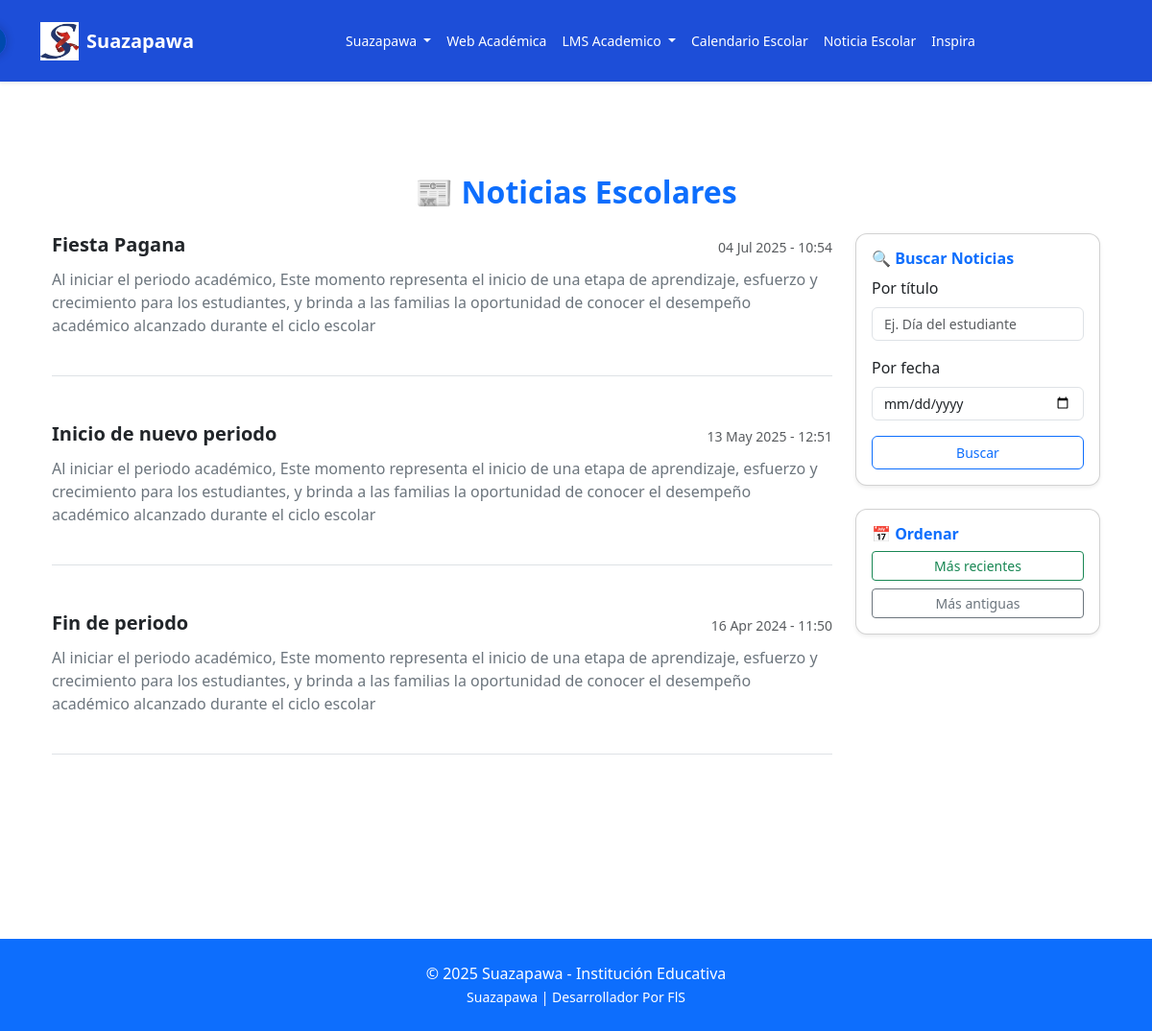
The page /noticias/ on the database as committed earlier.
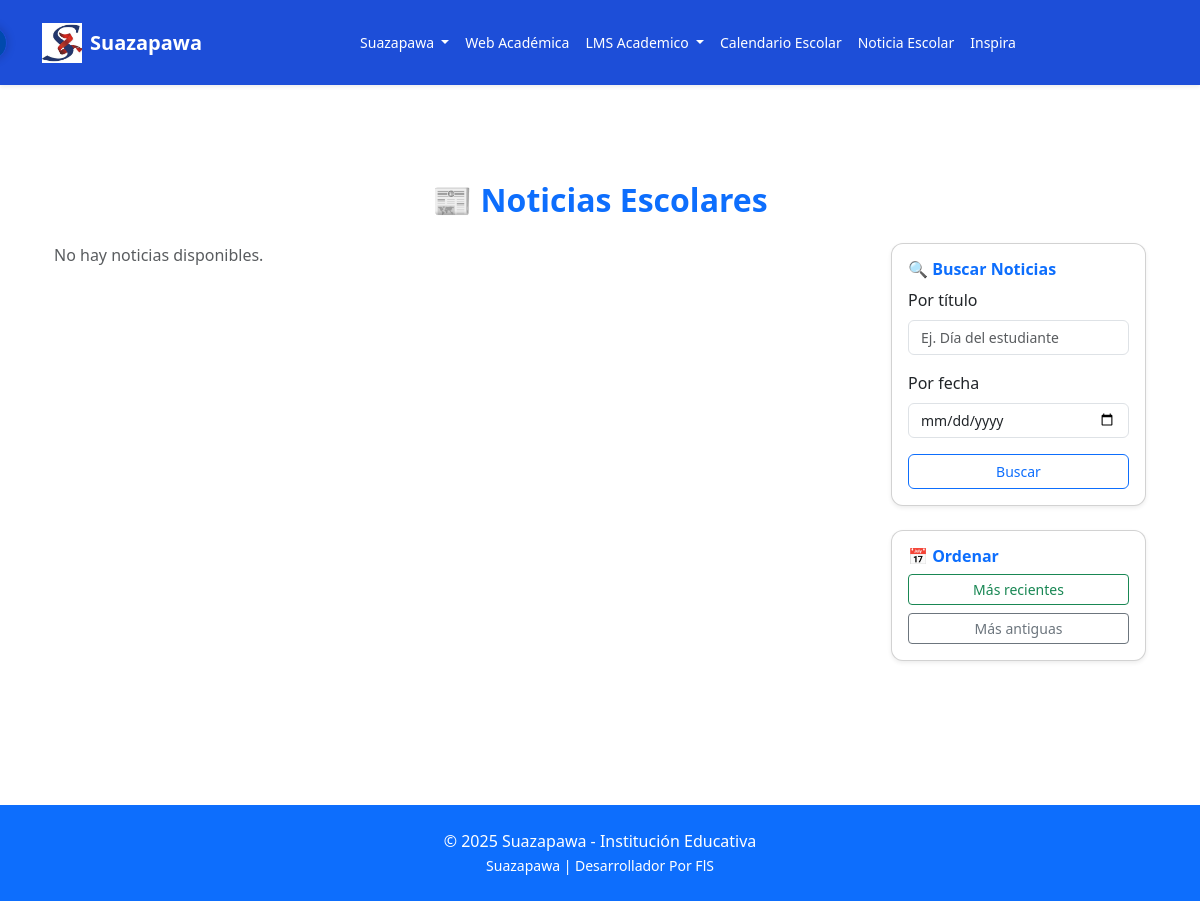
The same page on the database as committed later.
### web/models.py (models this page shows, shortened)
class Noticia(models.Model):
    titulo = models.CharField(max_length=100)
    descripcion = models.TextField()
    fecha = models.DateField()
    hora = models.TimeField()

### web/views.py (the view)
# urls.py: path('noticias/', TextoEscolarView.as_view(), name='textoescolar'),
class TextoEscolarView(ListView):
    model = Noticia
    template_name = 'public/TextoEscolar.html'
    context_object_name = 'noticias'
    def get_queryset(self):
        queryset = super().get_queryset()
        query = self.request.GET.get('q')
        if query:
            queryset = queryset.filter(titulo__icontains=query)
        fecha = self.request.GET.get('fecha')
        if fecha:
            queryset = queryset.filter(fecha=fecha)
        orden = self.request.GET.get('orden')
        if orden == 'reciente':
            queryset = queryset.order_by('-fecha', '-hora')
        elif orden == 'antiguo':
            queryset = queryset.order_by('fecha', 'hora')
        else:
            queryset = queryset.order_by('-fecha', '-hora')
        return queryset

### web/templates/public/TextoEscolar.html (shortened to what this page needs)
{% extends 'base.html' %}
{% load static %}
{% block content %}
<div class="container py-5">
  <h2 class="text-center text-primary fw-bold mb-4">📰 Noticias Escolares</h2>
  <div class="row">
    <div class="col-md-9">
      {% for noticia in noticias %}
        <div class="mb-5 pb-4 border-bottom">
          <div class="d-flex justify-content-between align-items-center">
            <h5 class="mb-1 fw-bold text-dark">{{ noticia.titulo }}</h5>
            <small class="text-muted">{{ noticia.fecha|date:"d M Y" }} - {{ noticia.hora|time:"H:i" }}</small>
          </div>
          <p class="text-secondary mt-2">{{ noticia.descripcion }}</p>
        </div>
      {% empty %}
        <p class="text-muted">No hay noticias disponibles.</p>
      {% endfor %}
    </div>
    <div class="col-md-3">
      <div class="card shadow-sm mb-4">
        <div class="card-body">
          <h6 class="card-title fw-bold text-primary">🔍 Buscar Noticias</h6>
          <form method="get">
            <div class="mb-3">
              <label class="form-label">Por título</label>
              <input type="text" name="q" class="form-control" placeholder="Ej. Día del estudiante">
            </div>
            <div class="mb-3">
              <label class="form-label">Por fecha</label>
              <input type="date" name="fecha" class="form-control">
            </div>
            <button type="submit" class="btn btn-outline-primary w-100">Buscar</button>
          </form>
        </div>
      </div>
      <div class="card shadow-sm">
        <div class="card-body">
          <h6 class="fw-bold text-primary">📅 Ordenar</h6>
          <div class="d-grid gap-2">
            <a href="?orden=reciente" class="btn btn-sm btn-outline-success">Más recientes</a>
            <a href="?orden=antiguo" class="btn btn-sm btn-outline-secondary">Más antiguas</a>
          </div>
        </div>
      </div>
    </div>
  </div>
</div>
{% endblock %}

### web/templates/base.html (shortened to what this page needs)
{% load static %}
<!DOCTYPE html>
<html lang="es">
<head>
  <link rel="stylesheet" href="{% static 'bootstrap/css/bootstrap.min.css' %}">
  <link rel="stylesheet" href="{% static 'plugins/font-awesome-5.11.1/css/all.css' %}">
  <link rel="stylesheet" href="{% static 'plugins/datatables/css/dataTables.bootstrap5.min.css' %}">
   <link rel="stylesheet" href="{% static 'css/style.css' %}">
</head>
<body>
<nav class="navbar navbar-expand-lg navbar-dark bg-primary shadow-sm">
  <div class="container">
    <a class="navbar-brand d-flex align-items-center" href="{% url 'home' %}">
      <img src="{% static 'img/logo-suazapawa.jpg' %}" alt="Logo" width="40" height="40" class="me-2">
      <strong>Suazapawa</strong>
    </a>
    <div class="collapse navbar-collapse justify-content-center" id="navbarContenido">
      <ul class="navbar-nav">
        <li class="nav-item dropdown">
          <a class="nav-link dropdown-toggle" href="#" role="button" data-bs-toggle="dropdown">
            Suazapawa
          </a>
        </li>
        <li class="nav-item">
          <a class="nav-link" href="http://classnet.com.co/suazapawa/">Web Académica</a>
        </li>
        <li class="nav-item dropdown">
          <a class="nav-link dropdown-toggle" href="#" role="button" data-bs-toggle="dropdown">
            LMS Academico
          </a>
        </li>
        <li class="nav-item"><a class="nav-link" href="{% url 'calendario' %}">Calendario Escolar</a></li>
        <li class="nav-item"><a class="nav-link" href="{% url 'textoescolar' %}">Noticia Escolar</a></li>
        <li class="nav-item"><a class="nav-link" href="https://temp-hawyqxozvkjiufzoqnrd.webadorsite.com/">Inspira</a></li>
      </ul>
    </div>
  </div>
   {% if not user.is_authenticated %}
  <div class="login-tab-trigger">
    <a href="{% url 'login' %}" class="btn btn-primary login-tab-btn">
    </a>
  </div>
{% endif %}
</nav>
<main class="container py-5">
  {% block content %}
  {% endblock %}
</main>
<footer class="bg-primary text-white text-center py-4 mt-5">
  <div class="container">
    <p class="mb-0">&copy; 2025 Suazapawa - Institución Educativa</p>
    <small> Suazapawa | Desarrollador Por FlS</small>
  </div>
</footer>
</body>
</html>

### web/static/css/style.css (style rules this page uses)
:root { --azul-suazapawa: #1d4ed8; --azul-hover: #3b82f6; --rojo-elegante: #dc2626; --cyan-suave: #0ea5e9; --blanco: #ffffff; --texto-gris: #1f2937; }
body { background-color: var(--blanco); color: var(--texto-gris); font-family: 'Segoe UI', sans-serif; }
.navbar { background-color: var(--azul-suazapawa) !important; }
.navbar .nav-link, .navbar .navbar-brand { color: white !important; transition: 0.3s; }
.btn-primary { background-color: var(--azul-suazapawa); border-color: var(--azul-suazapawa); }
.navbar .navbar-nav { margin-left: auto; margin-right: auto; }
.navbar .nav-link { font-size: 14px; color: white !important; }
.navbar-nav .nav-link { margin: 1rem 0; }
.navbar-nav .nav-link { transition: all 0.2s ease-in-out; }
.card { border-radius: 12px; }
.card-body input, .card-body button { font-size: 14px; }
.login-tab-trigger { position: absolute; top: 50%; left: 0; transform: translate(-95%, -50%); transition: transform 0.3s ease-in-out; z-index: 1000; }
.login-tab-btn { border-radius: 0 20px 20px 0; padding: 6px 12px; font-size: 14px; background-color: #004AAD; color: white; box-shadow: 0 0 10px rgba(0,0,0,0.2); }

Rows that differ between the two databases and show on the page:
removed Noticia: titulo "Fiesta Pagana", fecha "04 Jul 2025", hora "10:54", descripcion "Al iniciar el periodo académico, Este momento representa el inicio de una etapa de aprendizaje, esfuerzo y crecimiento para los estudiantes, y brinda a las familias la oportunidad de conocer el desempeño académico alcanzado durante el ciclo escolar"
removed Noticia: titulo "Inicio de nuevo periodo", fecha "13 May 2025", hora "12:51", descripcion "Al iniciar el periodo académico, Este momento representa el inicio de una etapa de aprendizaje, esfuerzo y crecimiento para los estudiantes, y brinda a las familias la oportunidad de conocer el desempeño académico alcanzado durante el ciclo escolar"
removed Noticia: titulo "Fin de periodo", fecha "16 Apr 2024", hora "11:50", descripcion "Al iniciar el periodo académico, Este momento representa el inicio de una etapa de aprendizaje, esfuerzo y crecimiento para los estudiantes, y brinda a las familias la oportunidad de conocer el desempeño académico alcanzado durante el ciclo escolar"
Other text that changed with them:
text now shown: "No hay noticias disponibles."
